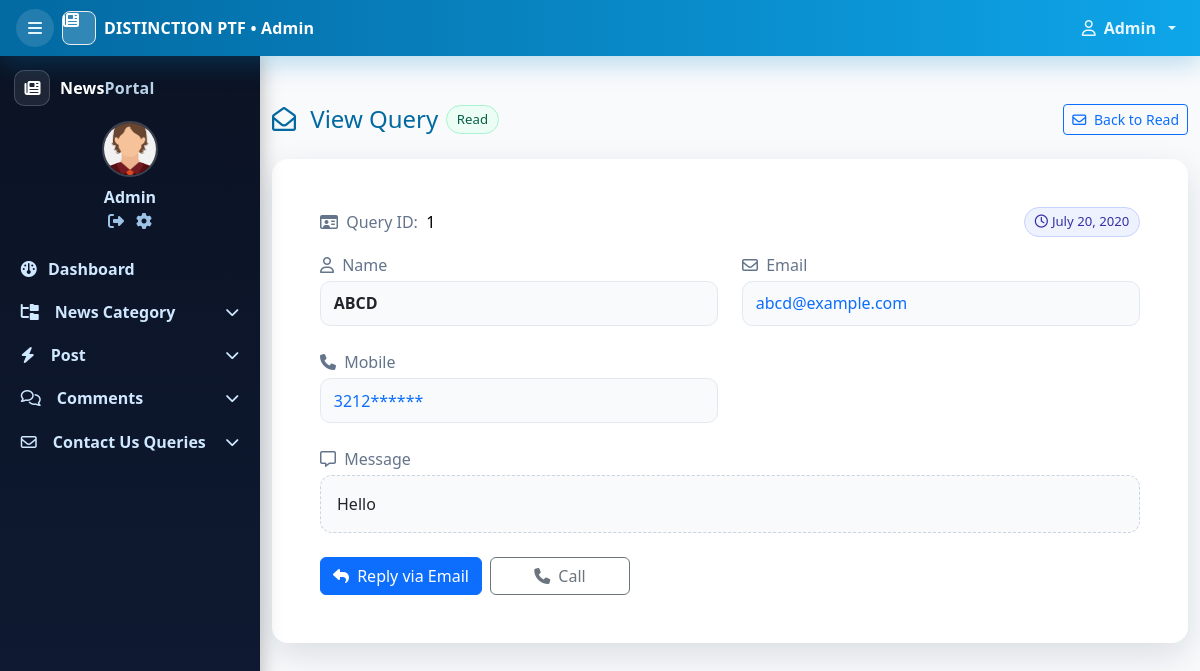
The page /view_queries/1 (signed in) on the database its author committed.
### news/models.py (models this page shows, shortened)
class Contact(models.Model):
    name = models.CharField(max_length=50)
    contact = models.CharField(max_length=15)
    emailid = models.CharField(max_length=40)
    message = models.CharField(max_length=300)
    mdate = models.DateField()
    isread = models.CharField(max_length=10)

### news/views.py (the view)
# urls.py: path('view_queries/<int:pid>',view_queries, name="view_queries"),
def view_queries(request,pid):
    if not request.user.is_authenticated:
        return redirect('login')
    contact = Contact.objects.get(id=pid)
    contact.isread = "yes"
    contact.save()
    d = {'contact':contact}
    return render(request, 'view_queries.html', d)

### news/templates/view_queries.html (shortened to what this page needs)
{% load static %}
{% block body %}
<!doctype html>
<html lang="en">
<head>
  <link href="https://cdn.jsdelivr.net/npm/bootstrap@5.3.3/dist/css/bootstrap.min.css" rel="stylesheet"/>
  <link href="https://cdnjs.cloudflare.com/ajax/libs/font-awesome/6.5.2/css/all.min.css" rel="stylesheet"/>
</head>
<body>
  {% include 'sidebar.html' %}
  {% include 'admin_nav.html' %}
  <main id="main-container" class="with-sidebar">
    <div class="container-fluid py-4 py-lg-5">
      <div class="d-flex align-items-center justify-content-between flex-wrap gap-2 mb-4">
        <div class="d-flex align-items-center gap-2">
          <h1 class="h4 mb-0" style="color:var(--primary-2)">
            <i class="fa-regular fa-envelope-open me-2"></i> View Query
          </h1>
          {% if contact.isread == "no" %}
            <span class="pill">Unread</span>
          {% else %}
            <span class="pill" style="background:#ecfdf5;color:#065f46;border-color:#a7f3d0;">Read</span>
          {% endif %}
        </div>
        <div class="d-flex gap-2">
          {% if contact.isread == "no" %}
            <a href="{% url 'unread_queries' %}" class="btn btn-sm btn-outline-primary">
              <i class="fa-regular fa-envelope-open me-1"></i> Back to Unread
            </a>
          {% else %}
            <a href="{% url 'read_queries' %}" class="btn btn-sm btn-outline-primary">
              <i class="fa-regular fa-envelope me-1"></i> Back to Read
            </a>
          {% endif %}
        </div>
      </div>
      <div class="card card-glass">
        <div class="card-body p-4 p-md-5">
          <div class="d-flex justify-content-between align-items-center flex-wrap mb-3">
            <div class="meta">
              <i class="fa-regular fa-id-card me-1"></i> Query ID:&nbsp;
              <span class="text-body-emphasis">{{ contact.id }}</span>
            </div>
            {% if contact.mdate %}
              <div class="pill"><i class="fa-regular fa-clock me-1"></i>{{ contact.mdate }}</div>
            {% endif %}
          </div>
          <div class="row g-4">
            <div class="col-lg-6">
              <label class="meta mb-1"><i class="fa-regular fa-user me-1"></i> Name</label>
              <div class="value-box fw-semibold">{{ contact.name }}</div>
            </div>
            <div class="col-lg-6">
              <label class="meta mb-1"><i class="fa-regular fa-envelope me-1"></i> Email</label>
              <div class="value-box">
                <a href="mailto:{{ contact.emailid }}" class="text-decoration-none">
                  {{ contact.emailid }}
                </a>
              </div>
            </div>
            <div class="col-lg-6">
              <label class="meta mb-1"><i class="fa-solid fa-phone me-1"></i> Mobile</label>
              <div class="value-box">
                <a href="tel:{{ contact.contact }}" class="text-decoration-none">
                  {{ contact.contact }}
                </a>
              </div>
            </div>
            <div class="col-12">
              <label class="meta mb-1"><i class="fa-regular fa-message me-1"></i> Message</label>
              <div class="message-box">{{ contact.message }}</div>
            </div>
          </div>
          <div class="quick-actions d-flex flex-wrap gap-2 mt-4">
            <a class="btn btn-primary" href="mailto:{{ contact.emailid }}?subject=Re:%20Your%20query%20on%20News%20Portal&body=Hi%20{{ contact.name|urlencode }},%0A%0AThanks%20for%20reaching%20out.%20...">
              <i class="fa-solid fa-reply me-1"></i> Reply via Email
            </a>
            <a class="btn btn-outline-secondary" href="tel:{{ contact.contact }}">
              <i class="fa-solid fa-phone me-1"></i> Call
            </a>
          </div>
        </div>
      </div>
    </div>
  </main>
</body>
</html>
{% endblock %}

### news/templates/sidebar.html (shortened to what this page needs)
{% load static %}
<nav id="sidebar" class="admin-sidebar">
  <div class="sidebar-scroll">
    <div class="sb-brand">
      <span class="chip"><i class="fa-solid fa-newspaper"></i></span>
      <div class="hide-when-collapsed">
        <a href="{% url 'admin_home' %}" class="text-decoration-none">
          <div class="sb-title">News<span class="muted">Portal</span></div>
        </a>
      </div>
    </div>
    <div class="sb-user">
      <img src="{% static 'adminassets/img/avatars/avatarboy729.png' %}" alt="avatar">
      <div class="name hide-when-collapsed text-capitalize">{{ request.user.username }}</div>
      <div class="actions hide-when-collapsed">
        <a href="{% url 'logout' %}" class="me-2" title="Sign out"><i class="fa-solid fa-right-from-bracket"></i></a>
        <a href="{% url 'changepassword' %}" title="Settings"><i class="fa-solid fa-gear"></i></a>
      </div>
    </div>
<div class="px-2 sb-nav">
  <a href="{% url 'admin_home' %}"
     class="nav-link {% if request.resolver_match.url_name == 'admin_home' %}active{% endif %}">
    <i class="fa-solid fa-gauge"></i>
    <span class="hide-when-collapsed">Dashboard</span>
  </a>
  {% with rn=request.resolver_match.url_name %}
  <a class="nav-link d-flex justify-content-between align-items-center"
     data-bs-toggle="collapse" href="#categoryMenu" role="button"
     aria-expanded="{% if rn == 'add_category' or rn == 'view_category' %}true{% else %}false{% endif %}"
     aria-controls="categoryMenu">
    <span class="d-flex align-items-center gap-3">
      <i class="fa-solid fa-folder-tree"></i>
      <span class="hide-when-collapsed">News Category</span>
    </span>
    <i class="fa-solid fa-chevron-down hide-when-collapsed small"></i>
  </a>
  <a class="nav-link d-flex justify-content-between align-items-center"
     data-bs-toggle="collapse" href="#postMenu" role="button"
     aria-expanded="{% if rn == 'add_post' or rn == 'view_post' %}true{% else %}false{% endif %}"
     aria-controls="postMenu">
    <span class="d-flex align-items-center gap-3">
      <i class="fa-solid fa-bolt"></i>
      <span class="hide-when-collapsed">Post</span>
    </span>
    <i class="fa-solid fa-chevron-down hide-when-collapsed small"></i>
  </a>
  <a class="nav-link d-flex justify-content-between align-items-center"
     data-bs-toggle="collapse" href="#commentMenu" role="button"
     aria-expanded="{% if rn == 'unapproved_comment' or rn == 'approved_comment' %}true{% else %}false{% endif %}"
     aria-controls="commentMenu">
    <span class="d-flex align-items-center gap-3">
      <i class="fa-regular fa-comments"></i>
      <span class="hide-when-collapsed">Comments</span>
    </span>
    <i class="fa-solid fa-chevron-down hide-when-collapsed small"></i>
  </a>
  <a class="nav-link d-flex justify-content-between align-items-center"
     data-bs-toggle="collapse" href="#queryMenu" role="button"
     aria-expanded="{% if rn == 'unread_queries' or rn == 'read_queries' %}true{% else %}false{% endif %}"
     aria-controls="queryMenu">
    <span class="d-flex align-items-center gap-3">
      <i class="fa-regular fa-envelope"></i>
      <span class="hide-when-collapsed">Contact Us Queries</span>
    </span>
    <i class="fa-solid fa-chevron-down hide-when-collapsed small"></i>
  </a>
  {% endwith %}
</div>
  </div>
</nav>

### news/templates/admin_nav.html (shortened to what this page needs)
{% load static %}
<header id="page-header" class="admin-topbar">
  <nav class="navbar navbar-expand-lg">
    <div class="container-fluid px-3">
      <div class="d-flex align-items-center gap-2">
        <button type="button" class="btn-icon" id="sidebarToggleBtn" aria-label="Toggle sidebar">
          <i class="fa-solid fa-bars"></i>
        </button>
        <a href="{% url 'admin_home' %}" class="brand text-decoration-none">
          <span class="d-inline-grid place-items-center rounded-3 border border-light-subtle"
                style="width:34px;height:34px;background:rgba(255,255,255,.18)">
            <i class="fa-solid fa-newspaper"></i>
          </span>
          <span>DISTINCTION PTF  • Admin</span>
        </a>
      </div>
      <ul class="navbar-nav ms-auto align-items-center">
        <li class="nav-item dropdown">
          <a class="nav-link dropdown-toggle text-capitalize d-flex align-items-center gap-2"
             href="#" role="button" data-bs-toggle="dropdown" aria-expanded="false">
            <i class="fa-regular fa-user"></i>
            {{ request.user.username }}
          </a>
        </li>
      </ul>
    </div>
  </nav>
</header>

### news/templates/view_queries.html (style rules this page uses)
:root { --ink:#0f172a; --muted:#64748b; --primary:#0ea5e9; --primary-2:#0369a1; }
body { background:#f8fafc; color:var(--ink); }
.with-sidebar { margin-left:260px; transition:margin-left .2s ease; }
.card-glass { border:0; border-radius:1rem; background:#fff; box-shadow:0 12px 34px rgba(15,23,42,.12); }
.meta { color:var(--muted); }
.pill { background:#eef2ff; color:#3730a3; border:1px solid #c7d2fe; border-radius:999px; padding:.25rem .6rem; font-size:.825rem; }
.value-box { background:#f8fafc; border:1px solid #e2e8f0; border-radius:.65rem; padding:.6rem .8rem; }
.message-box { border:1px dashed #cbd5e1; background:#f9fafb; border-radius:.75rem; padding:1rem; }
.quick-actions .btn { min-width: 140px; }

### news/templates/sidebar.html (style rules this page uses)
:root { --sb-bg: #0b1324; --sb-bg-2: #0f1a33; --sb-ink: #cfe8ff; --sb-ink-dim: #9cc3e6; --sb-accent: #0ea5e9; }
.admin-sidebar { position: fixed; inset: 56px auto 0 0; width: 260px; background: linear-gradient(180deg, var(--sb-bg), var(--sb-bg-2)); color: var(--sb-ink); z-index: 1020; display:flex; flex-direction:column; transition: width .2s ease; box-shadow: 2px 0 18px rgba(0,0,0,.25); }
.with-sidebar { margin-left: 260px; transition: margin-left .2s ease; }
.admin-sidebar .sidebar-scroll { overflow-y: auto; overflow-x: hidden; }
.sb-brand { display:flex; align-items:center; gap:.6rem; padding: .9rem .9rem 0 .9rem; }
.sb-brand .chip { width:36px; height:36px; border-radius:10px; display:grid; place-items:center; background: rgba(255,255,255,.08); border:1px solid rgba(255,255,255,.18); color:#fff; }
.sb-title { font-weight:800; letter-spacing:.2px; color:#fff; line-height:1; }
.sb-title .muted { color:var(--sb-ink); opacity:.9; }
.sb-user { padding: .9rem; text-align:center; }
.sb-user img { width:56px; height:56px; border-radius:50%; object-fit:cover; border:2px solid rgba(255,255,255,.2); }
.sb-user .name { margin-top:.5rem; font-weight:700; }
.sb-user .actions a { color: var(--sb-ink-dim); text-decoration:none; }
.sb-nav .nav-link { color: var(--sb-ink); border-radius:.6rem; padding:.6rem .8rem; display:flex; align-items:center; gap:.7rem; font-weight:600; }

### news/templates/admin_nav.html (style rules this page uses)
:root { --ink:#0f172a; --muted:#64748b; --primary:#0ea5e9; --primary-2:#0369a1; }
.admin-topbar { position: sticky; top:0; z-index:1030; background: linear-gradient(90deg, var(--primary-2), var(--primary)); box-shadow: 0 8px 24px rgba(2,132,199,.25); }
.admin-topbar .brand { color:#fff !important; font-weight:800; letter-spacing:.2px; display:flex; align-items:center; gap:.5rem; }
.admin-topbar .btn-icon { border:0; border-radius: 50%; width:38px; height:38px; display:inline-grid; place-items:center; color:#e6f6ff; background:rgba(255,255,255,.12); transition: transform .15s ease, background .15s ease; }
.admin-topbar .nav-link, .admin-topbar .dropdown-toggle { color:#e6f6ff !important; font-weight:600; }

### rows shown on the page
Contact: id "1", mdate "July 20, 2020", name "ABCD", emailid "abcd@example.com", contact "3212******", message "Hello"

### other values the page prints
{{ request.user.username }} "Admin"
